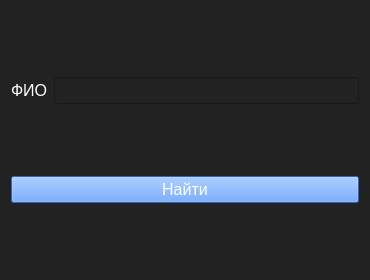
<?xml version="1.0" encoding="UTF-8"?>
<ui version="4.0">
 <class>FindGuestByFioForm</class>
 <widget class="QWidget" name="FindGuestByFioForm">
  <property name="geometry">
   <rect>
    <x>0</x>
    <y>0</y>
    <width>370</width>
    <height>280</height>
   </rect>
  </property>
  <property name="windowTitle">
   <string>Найти гостя по ФИО</string>
  </property>
  <property name="styleSheet">
   <string notr="true">background-color: rgb(34, 34, 34);
color: rgb(255, 255, 255);</string>
  </property>
  <layout class="QVBoxLayout" name="verticalLayout">
   <item>
    <layout class="QGridLayout" name="gridLayout">
     <item row="0" column="1">
      <widget class="QLineEdit" name="fullName">
       <property name="font">
        <font>
         <pointsize>12</pointsize>
        </font>
       </property>
      </widget>
     </item>
     <item row="0" column="0">
      <widget class="QLabel" name="label">
       <property name="font">
        <font>
         <pointsize>12</pointsize>
        </font>
       </property>
       <property name="text">
        <string>ФИО</string>
       </property>
      </widget>
     </item>
    </layout>
   </item>
   <item>
    <widget class="QPushButton" name="FindGuestByFioBtn">
     <property name="font">
      <font>
       <pointsize>12</pointsize>
      </font>
     </property>
     <property name="styleSheet">
      <string notr="true">background-color: rgb(67, 142, 255);</string>
     </property>
     <property name="text">
      <string>Найти</string>
     </property>
    </widget>
   </item>
  </layout>
 </widget>
 <resources/>
 <connections/>
</ui>
